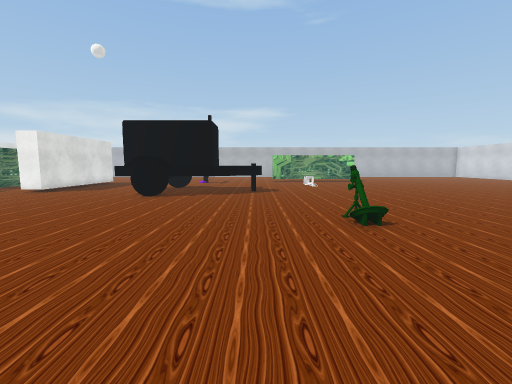
View 1 (above)

17 first-person views from a walk through a 3-D level made in the Unity game engine. The camera is 1.4 m above the floor, tilts 6° down and sees 90° across. The floor is counted in squares, 1 m on a side. Each view is taken from the middle of a square. On the plan, view 1 faces up. The plan holds only what a view shows up to about 13 squares ahead; the rest is blank. The place goes on beyond the plan. Some surface patterns are stand-ins.

View 2
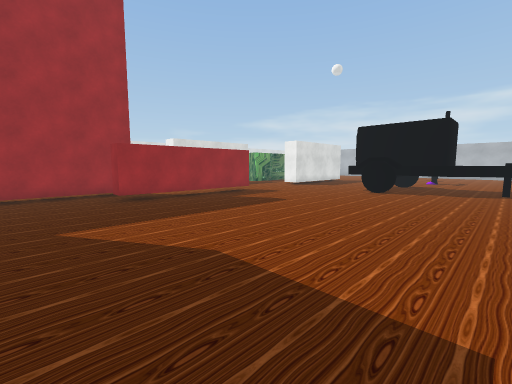

View 3
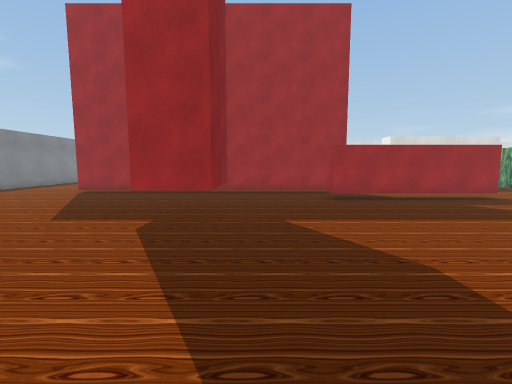

View 4
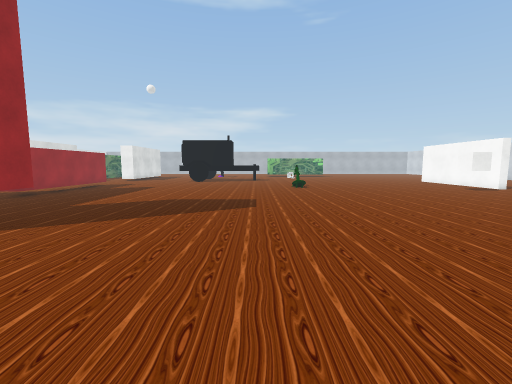

View 5
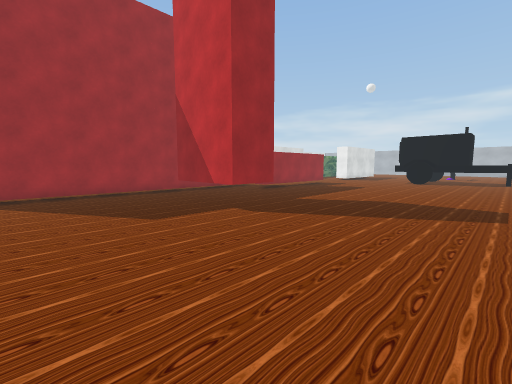

View 6
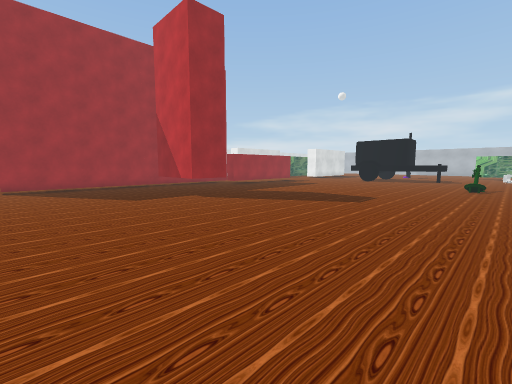

View 7
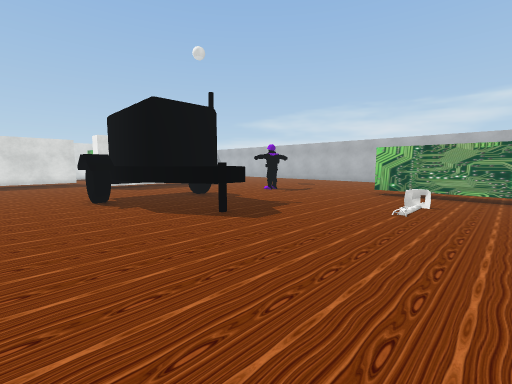

View 8
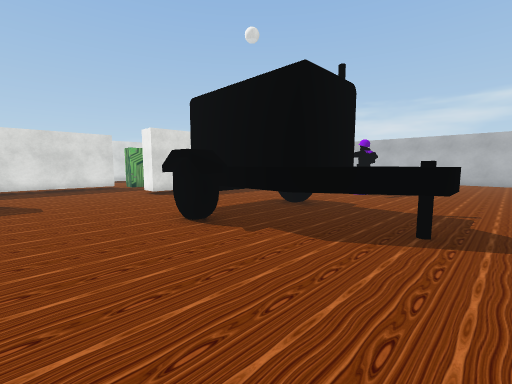

View 9
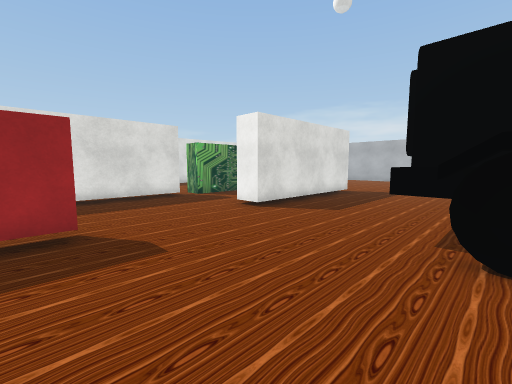

View 10
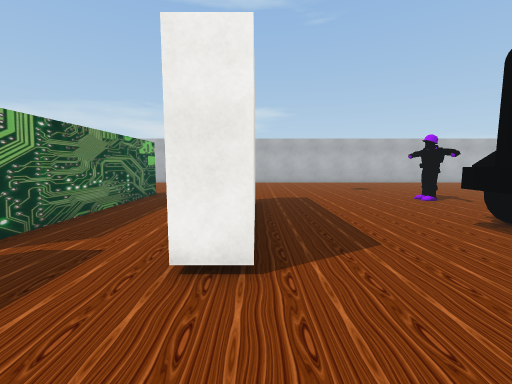

View 11
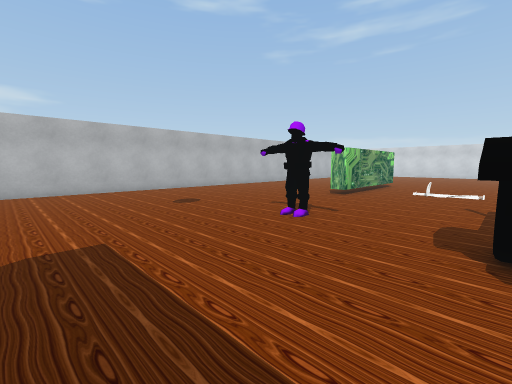

View 12
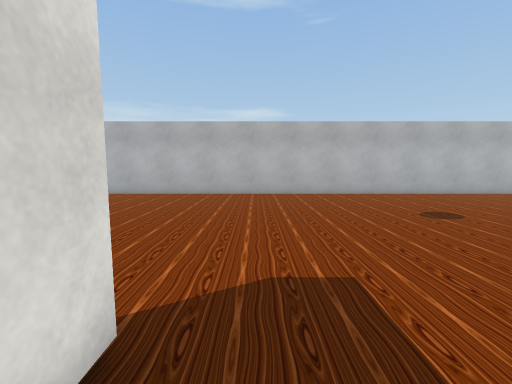

View 13
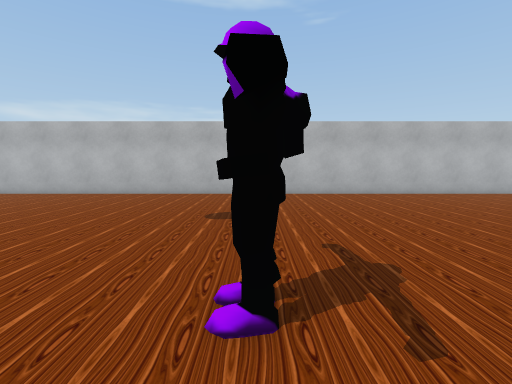

View 14
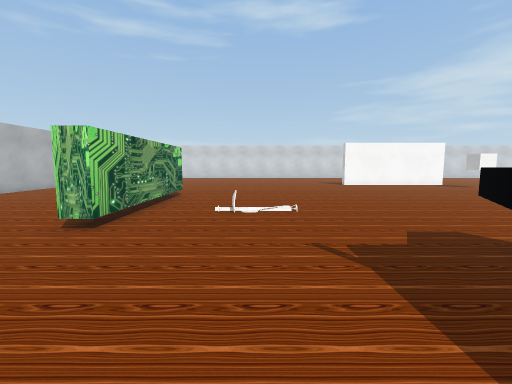

View 15
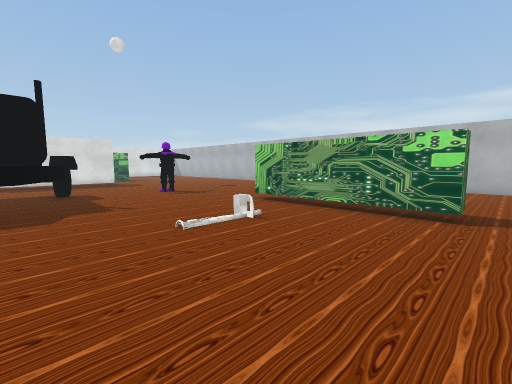

View 16
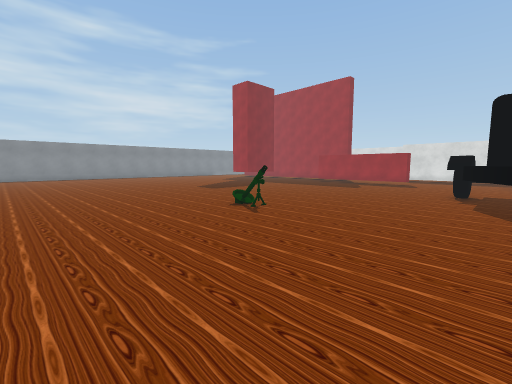

View 17
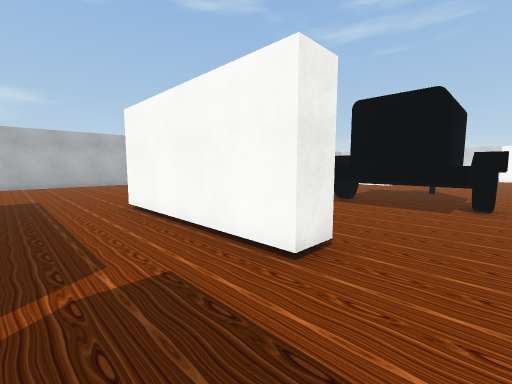

### Floor plan
Key: @ floor where view 1 was taken; # wall or solid block; x gap in a wall; . floor; / step, stairs or slope; T thing the floor can be seen under or through; O other object.
Columns run from 16 left of view 1 to 9 right of it. Each row starts with its distance up from view 1.
 31 ##########################
 30 ..........................
 29 ..........................
 28 ..........................
 27  .........................
 26  ...................... ..
 25  .....................  ..
 24  ...................... ..
 23  .........................
 22 #.................##TTTTT.
 21 #...........x.............
 20 #...##......#.............
 19 #...##...... .......O.....
 18 #...##....................
 17 #...##....................
 16 #...##....OOO.............
 15 #...##....OO OOO..........
 14 #...##....OO  OOO.........
 13 #...##....OOOOOOO.........
 12 #.........OOOOOO..........
 11 #.........OOO.............
 10 #.........................
  9 #.........................
  8 #.........................
  7     .#.............O......
  6     .#............//......
  5     .#....................
  4     .#....................
  3     .#....................
  2    #.#....................
  1    #......................
  0    #............@.........
 -1    #......................
 -2    #......................
 -3    #...####...............
 -4    #...####............ ..
 -5    #...####...........
 -6    #.................
 -7    #.................
 -8    #.................
 -9    #.................
-10    #................
-11    #............... .

Positions as (right, up) in squares from view 1, and headings:
1: (0, 0), facing up
2: (0, -2), facing up-left
3: (0, -2), facing left
4: (0, -10), facing up
5: (0, -10), facing up-left
6: (4, -11), facing up-left
7: (6, 9), facing up-left
8: (1, 8), facing up-left
9: (-5, 7), facing up-left
10: (-11, 10), facing up
11: (-10, 16), facing up-right
12: (-10, 18), facing up
13: (-4, 18), facing up
14: (-4, 18), facing right
15: (9, 14), facing up-left
16: (9, 13), facing down-left
17: (-15, 11), facing up-right
